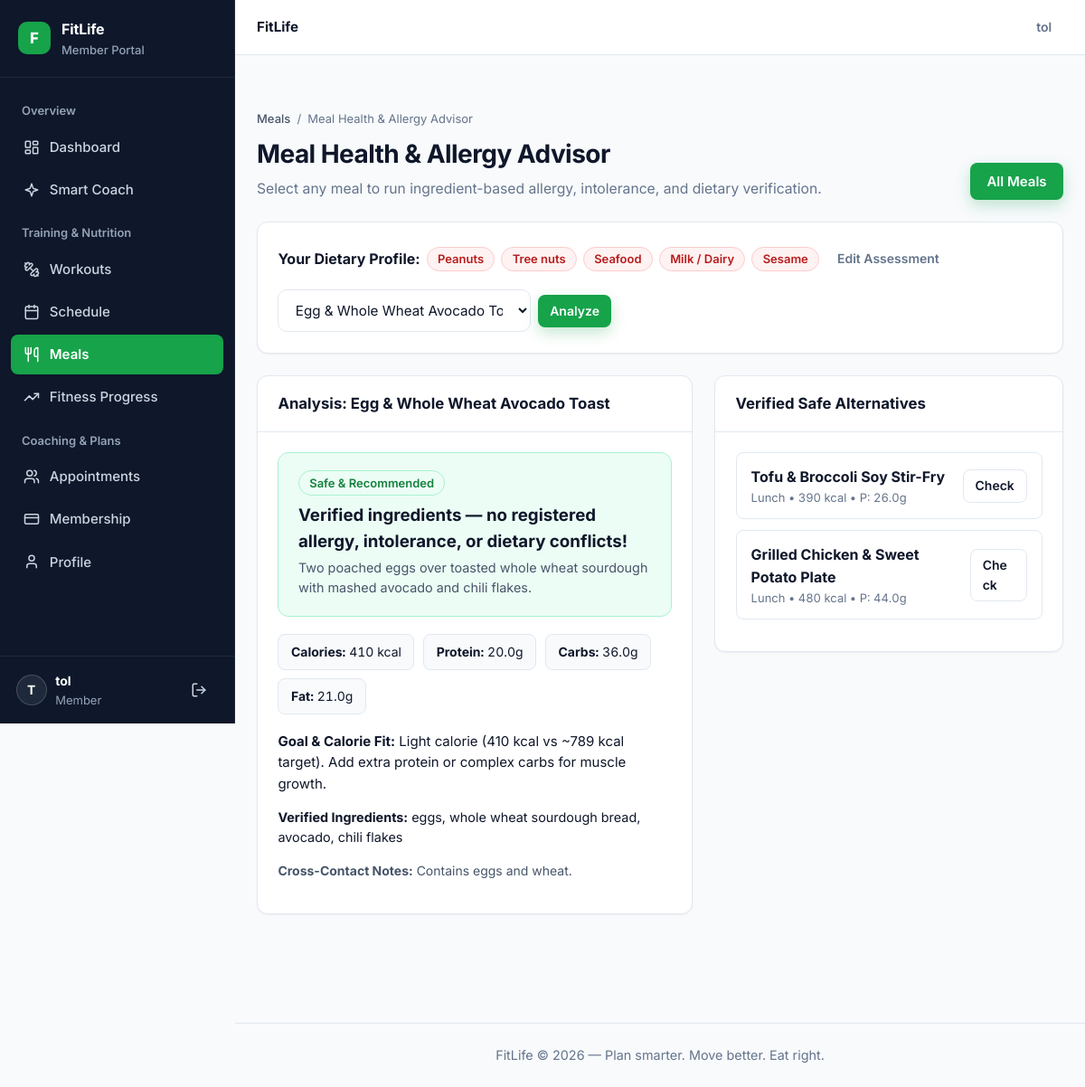
The page /meals/health-check/ (signed in) on the database its author committed.
### fitnessplanner/accounts/models.py (models this page shows, shortened)
class Allergen(models.Model):
    slug = models.SlugField(max_length=40, unique=True)
    name = models.CharField(max_length=100)
    display_order = models.PositiveSmallIntegerField(default=0)
    class Meta:
        ordering = ['display_order', 'name']

### fitnessplanner/planner/models.py (models this page shows, shortened)
class Meal(models.Model):
    MEAL_TYPE_CHOICES = [
        ('breakfast', 'Breakfast'),
        ('lunch', 'Lunch'),
        ('dinner', 'Dinner'),
        ('snack', 'Snack'),
    ]
    name = models.CharField(max_length=200)
    description = models.TextField(blank=True)
    meal_type = models.CharField(max_length=20, choices=MEAL_TYPE_CHOICES, default='lunch')
    allergens = models.TextField(
        blank=True,
        default='',
        help_text='Comma-separated allergens e.g. nuts, dairy, gluten, eggs, shellfish, soy, fish',
    )
    dietary_tags = models.TextField(
        blank=True,
        default='',
        help_text='Comma-separated tags e.g. vegetarian, vegan, keto, low_sodium, high_protein',
    )
    ingredients = models.TextField(
        blank=True,
        default='',
        help_text='Comma-separated list of verified meal ingredients',
    )
    cross_contact_notes = models.TextField(
        blank=True,
        default='',
        help_text='Optional cross-contact or facility allergen notes',
    )
    ingredients_verified = models.BooleanField(
        default=False,
        help_text='True only when all ingredients and cross-contact details are known',
    )
    calories = models.PositiveIntegerField(default=0)
    protein_g = models.FloatField(default=0)
    carbs_g = models.FloatField(default=0)
    fat_g = models.FloatField(default=0)
    def get_allergens_list(self):
        if self.allergens:
            return [a.strip().lower() for a in self.allergens.split(',') if a.strip()]
        return []
    def get_dietary_tags_list(self):
        if self.dietary_tags:
            return [t.strip().lower() for t in self.dietary_tags.split(',') if t.strip()]
        return []
    @property
    def total_calories(self):
        item_total = sum(i.calories for i in self.items.all())
        return item_total if item_total > 0 else self.calories
    @property
    def total_protein(self):
        item_total = sum(i.protein_g for i in self.items.all())
        return round(item_total if item_total > 0 else self.protein_g, 1)
    @property
    def total_carbs(self):
        item_total = sum(i.carbs_g for i in self.items.all())
        return round(item_total if item_total > 0 else self.carbs_g, 1)
    @property
    def total_fat(self):
        item_total = sum(i.fat_g for i in self.items.all())
        return round(item_total if item_total > 0 else self.fat_g, 1)

### fitnessplanner/planner/views.py (the view)
# urls.py: path('meals/health-check/', views.meal_health_check, name='meal_health_check'),
@login_required
def meal_health_check(request, pk=None):
    profile, _ = UserProfile.objects.get_or_create(user=request.user)
    all_meals = Meal.objects.all().order_by('meal_type', 'name')
    selected_meal = None
    if pk is not None:
        selected_meal = get_object_or_404(Meal, pk=pk)
    elif request.GET.get('meal_id'):
        selected_meal = Meal.objects.filter(pk=request.GET.get('meal_id')).first()
    if selected_meal is None:
        selected_meal = all_meals.first()
    analysis = analyze_meal_health(selected_meal, profile) if selected_meal else None
    return render(request, 'planner/meal_health_check.html', {
        'profile': profile,
        'all_meals': all_meals,
        'selected_meal': selected_meal,
        'analysis': analysis,
    })

### fitnessplanner/accounts/models.py (called while the page is built)
    def get_allergies_list(self):
        items = [a.strip().lower() for a in self.allergies.split(',') if a.strip()] if self.allergies else []
        if self.custom_allergies:
            items.extend([a.strip().lower() for a in self.custom_allergies.split(',') if a.strip()])
        return list(dict.fromkeys(items))

    def get_health_conditions_list(self):
        if self.health_conditions:
            return [c.strip().lower() for c in self.health_conditions.split(',') if c.strip()]
        return []

    def label(self):
        if self.allergen.slug == 'other' and self.custom_name:
            return self.custom_name
        return self.allergen.name

### templates/planner/meal_health_check.html (shortened to what this page needs)
{% extends "base.html" %}
{% block content %}
  {% include "components/page_header.html" with title="Meal Health & Allergy Advisor" subtitle="Select any meal to run ingredient-based allergy, intolerance, and dietary verification." parent_label="Meals" parent_url="/meals/" action_label="All Meals" action_url="/meals/" %}
  <div class="card mb-3">
    <div class="card-body" style="display:flex; flex-wrap:wrap; gap:1rem; align-items:center; justify-content:space-between;">
      <div style="display:flex; flex-wrap:wrap; gap:.45rem; align-items:center;">
        <strong>Your Dietary Profile:</strong>
        {% if profile.user.dietary_profile.no_known_allergies %}
          {% include "components/status_badge.html" with text="No Known Allergies" variant="success" %}
        {% elif profile.user.member_allergies.all %}
          {% for ma in profile.user.member_allergies.all %}
            {% include "components/status_badge.html" with text=ma.label variant="danger" %}
          {% endfor %}
        {% else %}
          {% for a in profile.get_allergies_display_list %}
            {% include "components/status_badge.html" with text=a variant="danger" %}
          {% empty %}
            {% include "components/status_badge.html" with text="No Allergies Listed" variant="neutral" %}
          {% endfor %}
        {% endif %}
        <a href="{% url 'accounts:allergy_assessment' %}?from=profile" class="btn btn-ghost btn-sm">Edit Assessment</a>
      </div>
      <form method="get" action="{% url 'planner:meal_health_check' %}" style="display:flex; gap:.5rem; align-items:center; flex-wrap:wrap;">
        <select name="meal_id" class="form-control" aria-label="Select meal to analyze" style="width:100%; max-width:280px;" onchange="this.form.submit()">
          {% for m in all_meals %}
            <option value="{{ m.pk }}" {% if selected_meal and selected_meal.pk == m.pk %}selected{% endif %}>
              {{ m.name }} ({{ m.get_meal_type_display }})
            </option>
          {% endfor %}
        </select>
        <button type="submit" class="btn btn-primary btn-sm">Analyze</button>
      </form>
    </div>
  </div>
  {% if selected_meal and analysis %}
    <div class="health-grid">
      <div class="card">
        <div class="card-header">Analysis: {{ selected_meal.name }}</div>
        <div class="card-body">
          <div class="verdict-box {{ analysis.verdict_class }}">
            {% include "components/status_badge.html" with text=analysis.verdict variant=analysis.verdict_class %}
            <h3 style="margin:.45rem 0 .25rem;">{{ analysis.verdict_summary }}</h3>
            <p style="margin:0; font-size:.9rem; color:var(--text-secondary);">{{ selected_meal.description }}</p>
          </div>
          <div class="macro-pills">
            <div class="macro-pill"><strong>Calories:</strong> {{ selected_meal.total_calories }} kcal</div>
            <div class="macro-pill"><strong>Protein:</strong> {{ selected_meal.total_protein }}g</div>
            <div class="macro-pill"><strong>Carbs:</strong> {{ selected_meal.total_carbs }}g</div>
            <div class="macro-pill"><strong>Fat:</strong> {{ selected_meal.total_fat }}g</div>
          </div>
          <p style="font-size:.9375rem;"><strong>Goal &amp; Calorie Fit:</strong> {{ analysis.goal_fit }}</p>
          {% if selected_meal.ingredients %}
            <p style="font-size:.9rem;"><strong>Verified Ingredients:</strong> {{ selected_meal.ingredients }}</p>
          {% endif %}
          {% if selected_meal.cross_contact_notes %}
            <p style="font-size:.875rem; color:var(--text-secondary);"><strong>Cross-Contact Notes:</strong> {{ selected_meal.cross_contact_notes }}</p>
          {% endif %}
        </div>
      </div>
      <div class="card">
        <div class="card-header">Verified Safe Alternatives</div>
        <div class="card-body">
          {% if analysis.safe_alternatives %}
            {% for alt in analysis.safe_alternatives %}
              <div style="border:1px solid var(--border); border-radius:var(--radius-sm); padding:.85rem 1rem; margin-bottom:.75rem; display:flex; justify-content:space-between; align-items:center; gap:.75rem;">
                <div>
                  <strong>{{ alt.name }}</strong>
                  <div class="tabular-nums" style="font-size:.8125rem; color:var(--text-muted);">
                    {{ alt.get_meal_type_display }} &bull; {{ alt.total_calories }} kcal &bull; P: {{ alt.total_protein }}g
                  </div>
                </div>
                <a href="{% url 'planner:meal_health_check_detail' alt.pk %}" class="btn btn-outline btn-sm">Check</a>
              </div>
            {% endfor %}
          {% else %}
            {% include "components/empty_state.html" with title="No verified alternatives found" message="Add more verified meals to expand safe alternatives." %}
          {% endif %}
        </div>
      </div>
    </div>
  {% else %}
    {% include "components/empty_state.html" with title="No meals available" message="Create a meal first to analyze its allergy and health compatibility." cta_label="Add Meal" cta_url="/meals/add/" %}
  {% endif %}
{% endblock %}

### templates/base.html (shortened to what this page needs)
{% load static %}<!doctype html>
<html lang="en">
  <head>
    <link href="{% static 'css/styles.css' %}" rel="stylesheet">
  </head>
  <body>
    {% block body %}
    {% if user.is_authenticated %}
      <div class="app-shell">
        <aside class="app-sidebar" id="memberSidebar" aria-label="Member navigation">
          <div class="app-sidebar-brand">
            <div class="app-brand-mark">F</div>
            <div class="app-brand-text">
              <strong>FitLife</strong>
              <span>Member Portal</span>
            </div>
          </div>
          <nav class="app-sidebar-nav">
            <div class="app-sidebar-label">Overview</div>
            <a href="{% url 'planner:index' %}" class="app-nav-link {% if request.resolver_match.url_name == 'index' %}active{% endif %}">
              {% include "components/icon.html" with name="dashboard" %} Dashboard
            </a>
            <a href="{% url 'planner:smart_suggestions' %}" class="app-nav-link {% if 'suggestions' in request.resolver_match.url_name %}active{% endif %}">
              {% include "components/icon.html" with name="sparkles" %} Smart Coach
            </a>
            <div class="app-sidebar-label">Training &amp; Nutrition</div>
            <a href="{% url 'planner:workout_list' %}" class="app-nav-link {% if 'workout' in request.resolver_match.url_name %}active{% endif %}">
              {% include "components/icon.html" with name="dumbbell" %} Workouts
            </a>
            <a href="{% url 'planner:schedule_list' %}" class="app-nav-link {% if 'schedule' in request.resolver_match.url_name %}active{% endif %}">
              {% include "components/icon.html" with name="calendar" %} Schedule
            </a>
            <a href="{% url 'planner:meal_list' %}" class="app-nav-link {% if 'meal' in request.resolver_match.url_name %}active{% endif %}">
              {% include "components/icon.html" with name="utensils" %} Meals
            </a>
            <a href="{% url 'accounts:progress' %}" class="app-nav-link {% if request.resolver_match.url_name == 'progress' %}active{% endif %}">
              {% include "components/icon.html" with name="trending-up" %} Fitness Progress
            </a>
            <div class="app-sidebar-label">Coaching &amp; Plans</div>
            <a href="{% url 'planner:instructor_list' %}" class="app-nav-link {% if 'instructor' in request.resolver_match.url_name %}active{% endif %}">
              {% include "components/icon.html" with name="users" %} Appointments
            </a>
            <a href="{% url 'planner:membership_list' %}" class="app-nav-link {% if 'membership' in request.resolver_match.url_name %}active{% endif %}">
              {% include "components/icon.html" with name="credit-card" %} Membership
            </a>
            <a href="{% url 'accounts:profile' %}" class="app-nav-link {% if 'profile' in request.resolver_match.url_name %}active{% endif %}">
              {% include "components/icon.html" with name="user" %} Profile
            </a>
          </nav>
          <div class="app-sidebar-footer">
            <div class="app-sidebar-user">
              <div class="app-user-avatar">{{ user.username|slice:":1"|upper }}</div>
              <div class="app-user-meta">
                <strong>{{ user.username }}</strong>
                <small>Member</small>
              </div>
            </div>
            <form action="{% url 'logout' %}" method="post" style="margin:0;">
              <button class="btn btn-ghost btn-sm" style="color:#CBD5E1;" type="submit" aria-label="Logout">
                {% include "components/icon.html" with name="logout" %}
              </button>
            </form>
          </div>
        </aside>
        <div class="app-main">
          <header class="app-topbar">
            <div class="app-topbar-left">
              <span style="font-weight:700; font-size:.95rem; color:var(--text);">FitLife</span>
            </div>
            <div class="flex" style="gap:.75rem;">
              <a href="{% url 'accounts:profile' %}" class="btn btn-ghost btn-sm">{{ user.username }}</a>
            </div>
          </header>
    {% endif %}
          <main id="main-content" class="{% if user.is_authenticated %}app-content{% endif %}">
            {% block content %}{% endblock %}
          </main>
          {% block footer %}
          <footer class="fl-footer">
            <div class="container">
              FitLife &copy; {% now "Y" %} — Plan smarter. Move better. Eat right.
            </div>
          </footer>
          {% endblock %}
    {% if user.is_authenticated %}
        </div>
      </div>
    {% endif %}
    {% endblock %}
  </body>
</html>

### templates/components/status_badge.html
<span class="badge badge-{{ variant|default:'neutral' }}">{{ text }}</span>

### templates/planner/meal_health_check.html (style rules this page uses)
.health-grid { display: grid; grid-template-columns: 1.25fr 1fr; gap: 1.5rem; align-items: start; }
.verdict-box { padding: 1.2rem 1.35rem; border-radius: var(--radius); border: 1px solid var(--border); margin-bottom: 1.2rem; }
.verdict-box.success { background: var(--success-bg); border-color: var(--success-border); }
.macro-pills { display: flex; flex-wrap: wrap; gap: .6rem; margin: .9rem 0 1.15rem; }
.macro-pill { background: var(--bg); border: 1px solid var(--border); border-radius: var(--radius-sm); padding: .5rem .85rem; font-size: .875rem; font-variant-numeric: tabular-nums; }

### rows shown on the page
Allergen: name "Peanuts"
Allergen: name "Tree nuts"
Allergen: name "Seafood"
Allergen: name "Milk / Dairy"
Allergen: name "Sesame"
Meal: name "Egg & Whole Wheat Avocado Toast", description "Two poached eggs over toasted whole wheat sourdough with mashed avocado and chili flakes.", total_calories "410", total_protein "20.0", total_carbs "36.0", total_fat "21.0", ingredients "eggs, whole wheat sourdough bread, avocado, chili flakes", cross_contact_notes "Contains eggs and wheat."
Meal: name "Tofu & Broccoli Soy Stir-Fry", meal_type "Lunch", total_calories "390", total_protein "26.0"
Meal: name "Grilled Chicken & Sweet Potato Plate", meal_type "Lunch", total_calories "480", total_protein "44.0"

### other values the page prints
{{ user.username|slice:":1"|upper }} "T"
{{ user.username }} "tol"
{{ parent_label }} "Meals"
{{ title }} "Meal Health & Allergy Advisor"
{{ subtitle }} "Select any meal to run ingredient-based allergy, intolerance, and dietary verification."
{{ action_label }} "All Meals"
{{ text }} "Safe & Recommended"
{{ analysis.verdict_summary }} "Verified ingredients — no registered allergy, intolerance, or dietary conflicts!"
{{ analysis.goal_fit }} "Light calorie (410 kcal vs ~789 kcal target). Add extra protein or complex carbs for muscle growth."
form field meal_id "Egg & Whole Wheat Avocado Toast (Breakfast)"
